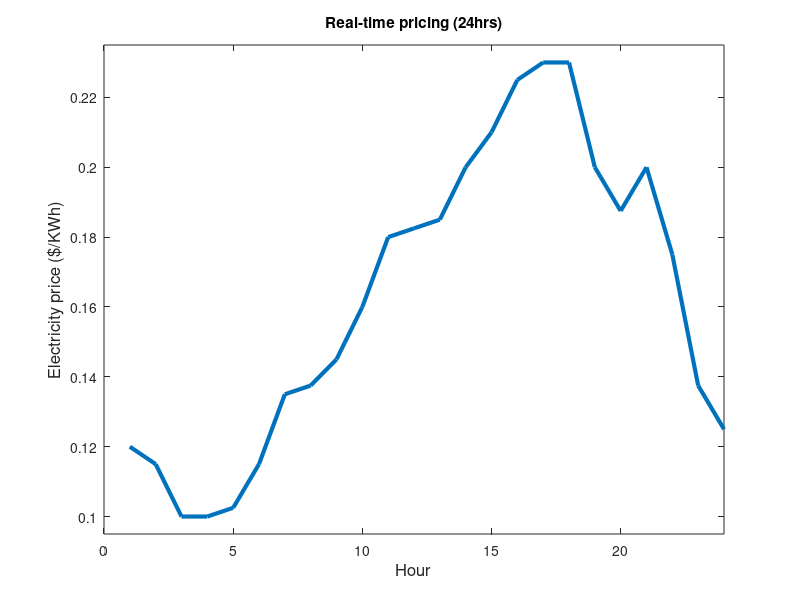

The MATLAB source for this figure:
pricePattern = [24
23
20
20
20.5
23
27
27.5
29
32
36
36.5
37
40
42
45
46
46
40
37.5
40
35
27.5
25];
priceBase = 0.005;
priceFinal = pricePattern*priceBase;
ymin = min(priceFinal)-0.005;
ymax = max(priceFinal)+0.005;
t=1:24;
h = figure;
plot(t,priceFinal,'LineWidth',3)
xlim([0 24])
ylim([ymin ymax])
title('Real-time pricing (24hrs)')
xlabel('Hour','FontSize',12)
ylabel('Electricity price ($/KWh)','FontSize',12)
saveas(h,sprintf('realtime.png'));
close(h)